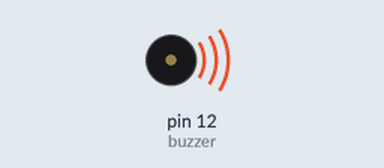
A sketch run on a simulated Arduino Uno, built with avr-gcc and run on an emulated ATmega328P. Shown: buzzer (waves = sounding, pin HIGH).

Above: at 0.02 s.
At 10.4 s:
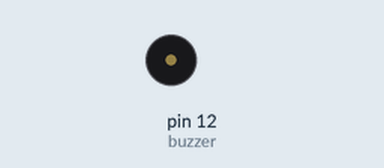
Timing chart, 0 to 16.9 s (numbered marks = the images above):
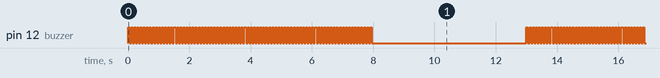

The sketch:

Zumbador_Activo.ino
```cpp
/* Derechos de autor © UNIT Electronics
  Fecha de revisión: 01/07/24
*/
/********************************
Encendido y control de tono por medio de la tarjeta Uno R3
 ********************************/

int buzzer = 12;              // Pin 12 para el buzzer activo
void setup()
{
  pinMode(buzzer, OUTPUT);    //Declaración de pin de salida asignado al buzzer
}
void loop() {
  unsigned char i;            //Variable tipo carácter sin signo llamada "i" para simular una frecuencia
  for (i = 0; i < 80; i++) {   //Generación de frecuencia de pitidos
    digitalWrite(buzzer, HIGH); //El buzzer emitirá un pitido...
    delay(50);
    digitalWrite(buzzer, LOW);  //El buzzer se apagará...
    delay(50);
  }
  digitalWrite(buzzer, LOW);   //pausa de sonido...
  delay(5000);                 //por 5 segundos
}
```

Measured:
- by itself, pin 12 (buzzer): repeats every 13.0 s: HIGH 0.05 s, LOW 5.1 s, 79 × (HIGH 0.05 s, LOW 0.05 s)
